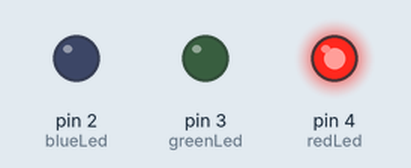
Bench run of a sketch on a simulated Arduino Uno, built with avr-gcc and run on an emulated ATmega328P. Parts: output pins drawn as LEDs (lit = HIGH). Random numbers use the default seed unless the sketch sets one; what the sketch prints to the serial monitor is not drawn.

Above: at 0.05 s.
At 1.35 s:
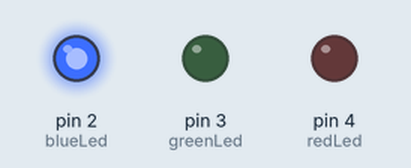
At 2.65 s:
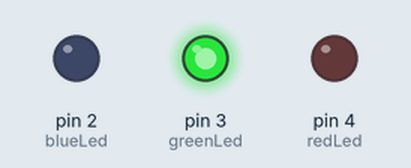
Timing chart, 0 to 3.0 s (numbered marks = the images above):
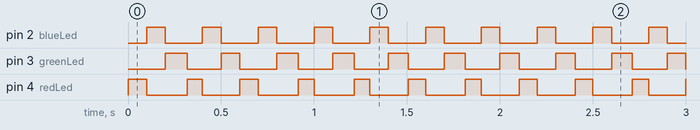

Measured:
- by itself, pin 2 (blueLed): alternates HIGH for 0.10 s and LOW for 0.20 s
- by itself, pin 3 (greenLed): alternates HIGH for 0.11 s and LOW for 0.19 s
- by itself, pin 4 (redLed): alternates HIGH for 0.09 s and LOW for 0.21 s

The sketch:

Timer.ino
```cpp
#include <TimerOne.h>

const int redLed = 4;
const int blueLed = 2;
const int greenLed = 3;

int task = 1;
char values[100];

int counterTask1 = 0;
int counteriTask2 = 0;
int counterjTask2 = 1;
int counterTask3 = 0;
bool task1Complete = false;
bool task2Complete = true;
bool task3Complete = true;

char temp;

void setup(void)
{
  pinMode(redLed, OUTPUT);
  pinMode(blueLed, OUTPUT);
  pinMode(greenLed, OUTPUT);

  Timer1.initialize(100000);
  Timer1.attachInterrupt(setTask);
  interrupts();

  Serial.begin(9600);

  randomSeed(analogRead(0));
}

void setTask()
{
  task++;

  if (task == 4)
    task = 1;
}


void loop(void)
{
  switch (task)
  {
    case 1:
      {
        digitalWrite(greenLed, LOW);
        digitalWrite(redLed, HIGH);
        unsigned int randomValue;
        if (!task1Complete && task2Complete && task3Complete)  //initialize values[] with randomly generated numbers
        {
          randomValue = random(0, 256);
          values[counterTask1] = randomValue;
          counterTask1++;
        }
        if (counterTask1 == 100)
        {
          counterTask1 = 0;
          task1Complete = true;
          task2Complete = false;
        }

        break;
      }

    case 2:
      {
        digitalWrite(redLed, LOW);
        digitalWrite(blueLed, HIGH);

        if (task1Complete && !task2Complete && task3Complete)
        {
          if (values[counterjTask2] < values[counteriTask2])   //sort array in ascending order
          {
            temp = values[counteriTask2];
            values[counteriTask2] = values[counterjTask2];
            values[counterjTask2] = temp;
          }
          counterjTask2++;

          if (counterjTask2 == 100)
          {
            counterjTask2 = ++counteriTask2 + 1;

            if (counteriTask2 == 99)
            {
              counteriTask2 = 0;
              counterjTask2 = 1;
              task2Complete = true;
              task3Complete = false;
            }
          }
        }
        break;
      }

    case 3:
      {
        digitalWrite(blueLed, LOW);
        digitalWrite(greenLed, HIGH);
        if (task1Complete && task2Complete && !task3Complete)  //print the values in the array
        {
          Serial.print("Values ");
          Serial.print(counterTask3 + 1);
          Serial.print(": ");
          Serial.println(values[counterTask3], DEC);
          counterTask3++;
        }

        if (counterTask3 == 100)
        {
          counterTask3 = 0;
          task1Complete = false;
          task3Complete = true;
        }
        break;
      }
  }
}
```
